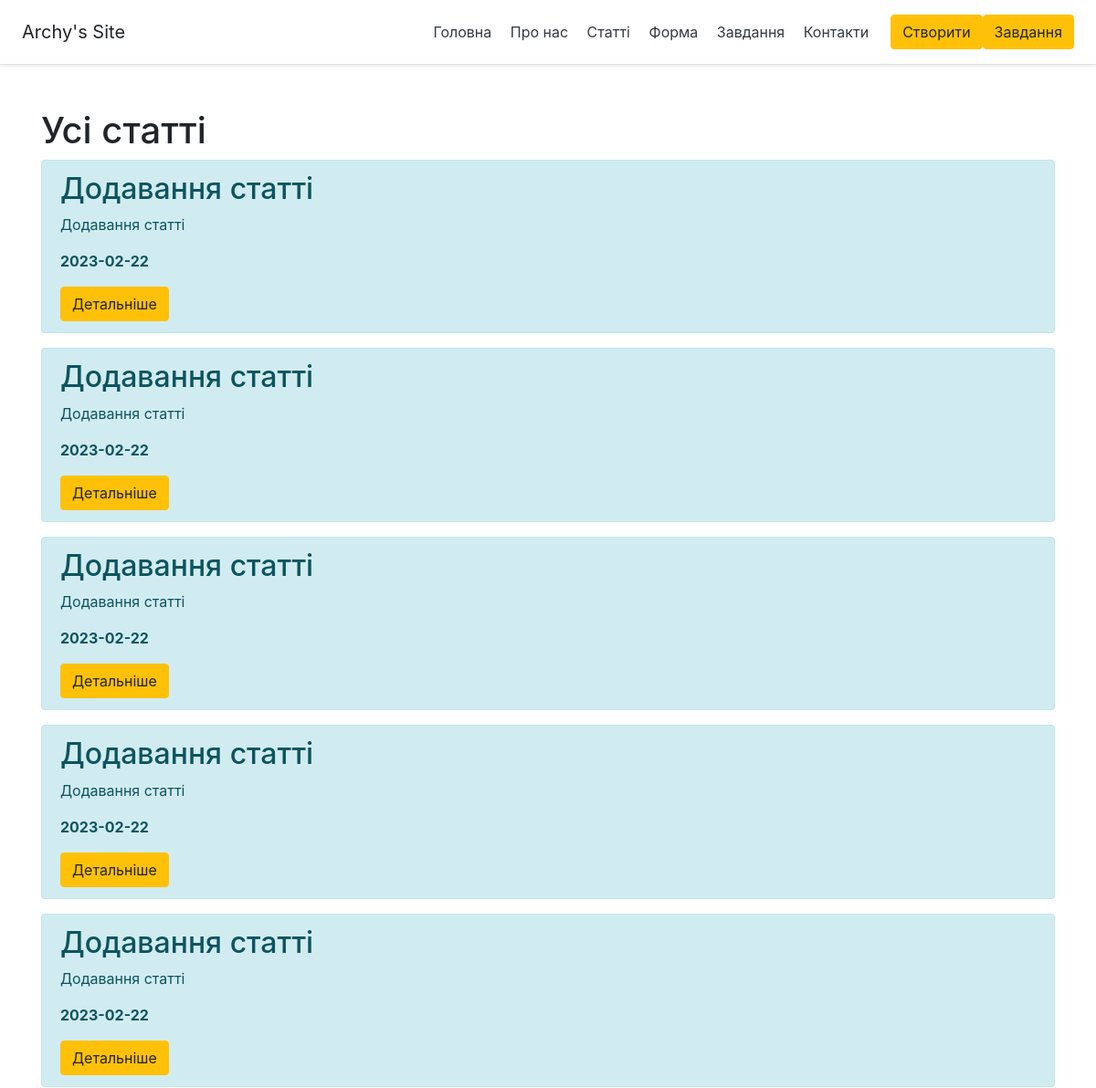
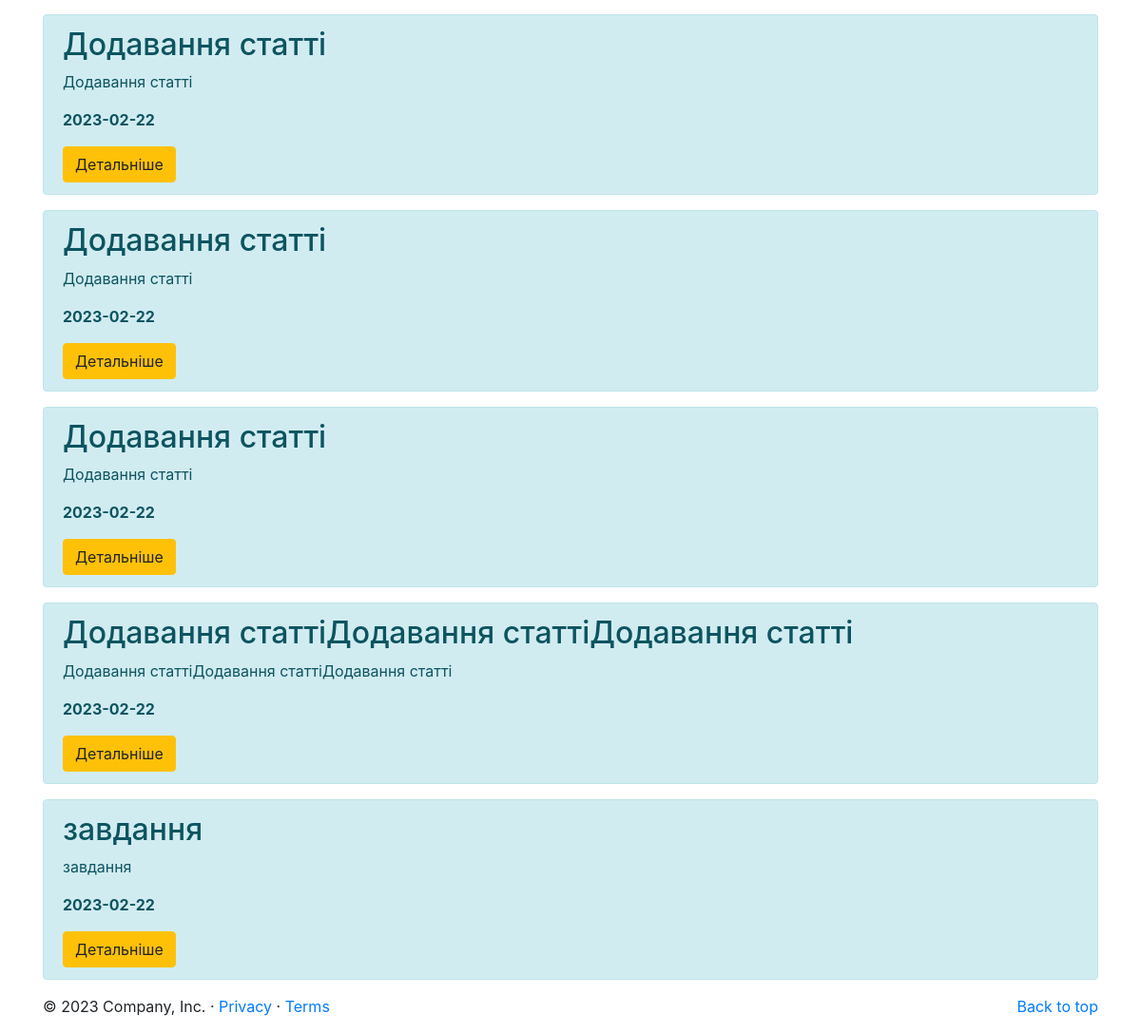
The page /articles on the database its author committed (2 pictures, top to bottom).
### app.py (models this page shows, shortened)
class Article(db.Model):
    id = db.Column(db.Integer, primary_key=True)
    title = db.Column(db.String(100), nullable=False)
    intro = db.Column(db.String(300), nullable=False)
    text = db.Column(db.Text, nullable=False)
    date = db.Column(db.DateTime, default=datetime.utcnow)

### app.py (the view)
@app.route('/articles')
def show_articles():
    page = request.args.get(get_page_parameter(), type=int, default=1)
    per_page = 10 # Количество постов на одной странице
    offset = (page - 1) * per_page
    articles = Article.query.order_by(Article.date.desc()).offset(offset).limit(per_page).all()
    total = Article.query.count()
    pagination = Pagination(page=page, total=total, per_page=per_page, css_framework='bootstrap4')
    return render_template('articles.html', articles=articles, pagination=pagination)

### templates/articles.html (shortened to what this page needs)
{% extends 'base.html' %}
{% block body %}
<div class = "container mt-5">
    <h1>Усі статті</h1>
    {% if articles|length > 0 %}
        {% for el in articles %}
        <div class="alert alert-info">
            <h2>{{ el.title }}</h2>
            <p>{{ el.intro }}</p>
            <p><b>{{ el.date.date() }}</b></p>
            <a href="/posts/{{el.id}}" class="btn btn-warning">Детальніше</a>
        </div>
        {% endfor %}
    {% else %}
    <p>Зараз нажаль статті недоступні</p>
    {% endif %}
</div>
{% endblock %}

### templates/base.html (shortened to what this page needs)
<!doctype html>
<html lang="ua">
<head>
    <link rel="stylesheet" href="{{ url_for('static', filename='css/main.css') }}">
    <link rel="stylesheet" href="https://cdn.jsdelivr.net/npm/bootstrap@4.6.2/dist/css/bootstrap.min.css">
</head>
<body>
<div class="d-flex flex-column flex-md-row align-items-center p-3 px-md-4 mb-3 bg-white border-bottom shadow-sm">
  <h5 class="my-0 mr-md-auto font-weight-normal">Archy's Site</h5>
  <nav class="my-2 my-md-0 mr-md-3">
    <a class="p-2 text-dark" href="/">Головна</a>
    <a class="p-2 text-dark" href="/about">Про нас</a>
      <a class="p-2 text-dark" href="/posts">Статті</a>
      <a class="p-2 text-dark" href="/form">Форма</a>
      <a class="p-2 text-dark" href="/zadaniya">Завдання</a>
      <a class="p-2 text-dark" href="/contact">Контакти</a>
  </nav>
    <a class="btn btn-warning" href="/create-article">Створити</a>
    <a class="btn btn-warning" href="/create-tasks">Завдання</a>
</div>
{% block body %}{% endblock %}
<footer class="container">
    <p class="float-right"><a href="#">Back to top</a></p>
    <p>© 2023 Company, Inc. · <a href="#">Privacy</a> · <a href="#">Terms</a></p>
  </footer>
</body>
</html>

### static/css/main.css (style rules this page uses)
body { background: red; }

### rows shown on the page
Article: title "Додавання статті", intro "Додавання статті", date "2023-02-22"
Article: title "Додавання статті", intro "Додавання статті", date "2023-02-22"
Article: title "Додавання статті", intro "Додавання статті", date "2023-02-22"
Article: title "Додавання статті", intro "Додавання статті", date "2023-02-22"
Article: title "Додавання статті", intro "Додавання статті", date "2023-02-22"
Article: title "Додавання статті", intro "Додавання статті", date "2023-02-22"
Article: title "Додавання статті", intro "Додавання статті", date "2023-02-22"
Article: title "Додавання статті", intro "Додавання статті", date "2023-02-22"
Article: title "Додавання статтіДодавання статтіДодавання статті", intro "Додавання статтіДодавання статтіДодавання статті", date "2023-02-22"
Article: title "завдання", intro "завдання", date "2023-02-22"
